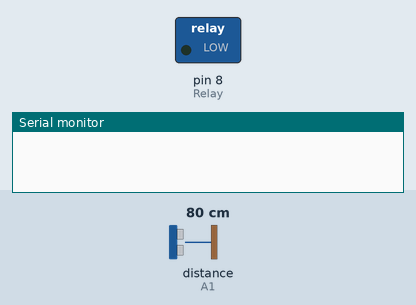
The sketch below on a simulated Arduino Uno, built with avr-gcc and run on an emulated ATmega328P. On the bench: switched loads named in the sketch (green lamp = pin HIGH), the last lines printed to the serial monitor. Wiring (inferred from the names in the program): ultrasonic range finder: trigger A0; echo A1. The inputs (shaded band) are chosen by the test bench; at power-on: distance to the obstacle (sensor on A1) 80 cm. The echo pulse lasts 58.3 µs per cm; pins used as bus, display or sensor lines are not drawn.

Above: at 5.8 s.
5.9 s: distance to the obstacle (sensor on A1) set to 7 cm
11.9 s: distance to the obstacle (sensor on A1) set to 4 cm
At 15.7 s:
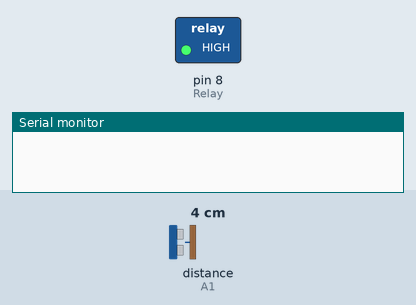
17.9 s: distance to the obstacle (sensor on A1) set to 9 cm
At 22.3 s:
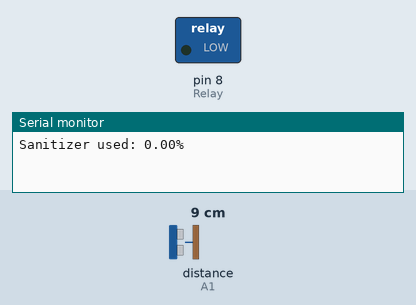
23.9 s: distance to the obstacle (sensor on A1) set to 2 cm
At 27.3 s:
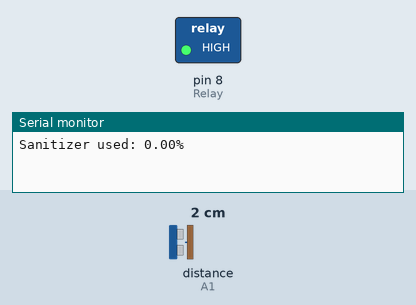
Timing chart, 0 to 28.8 s (numbered marks = the images above; inputs shaded):
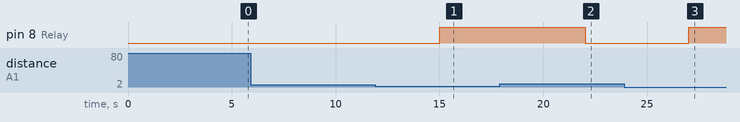

The sketch:

project.ino
```cpp
#define trigger A0
#define echo A1
#define Relay 8

float time = 0, distance = 0;
float sanitizerLevel = 100.0; // Initial sanitizer level (assumed to be full)

void setup()
{
  Serial.begin(9600);

  pinMode(trigger, OUTPUT);
  pinMode(echo, INPUT);
  pinMode(Relay, OUTPUT);

  delay(2);
}

void loop()
{
  measure_distance();

  if (distance < 5 && sanitizerLevel > 0) // Check distance and sanitizer level
  {
    digitalWrite(Relay, HIGH);
    delay(2000); // Apply sanitizer for 2 seconds

    // Calculate the amount of sanitizer used
    float sanitizerUsed = 100.0 - sanitizerLevel;
    Serial.print("Sanitizer used: ");
    Serial.print(sanitizerUsed);
    Serial.println("%");

    // Update the sanitizer level
    sanitizerLevel = 100.0 - (distance * 20); // Adjust the formula based on your specific requirements

    if (sanitizerLevel < 0)
      sanitizerLevel = 0;
  }
  else
  {
    digitalWrite(Relay, LOW);
  }

  delay(5000); // Delay before taking the next measurement
}

void measure_distance()
{
  digitalWrite(trigger, LOW);
  delayMicroseconds(2);
  digitalWrite(trigger, HIGH);
  delayMicroseconds(10);
  digitalWrite(trigger, LOW);
  delayMicroseconds(2);
  time = pulseIn(echo, HIGH);

  distance = time * 0.034 / 2; // Calculate distance in centimeters based on the speed of sound
}
```

Measured:
- the behaviour switches between 6 and 5 cm on distance to the obstacle (sensor on A1) (found by bisection; images 0 and 1)
- after the input at 5.9 s, every drawn part: stays the same
- after the input at 11.9 s, pin 8 (Relay): LOW → HIGH after 3.1 s
- after the input at 17.9 s, pin 8 (Relay): HIGH → LOW after 4.1 s
- after the input at 23.9 s, pin 8 (Relay): LOW → HIGH after 3.1 s
